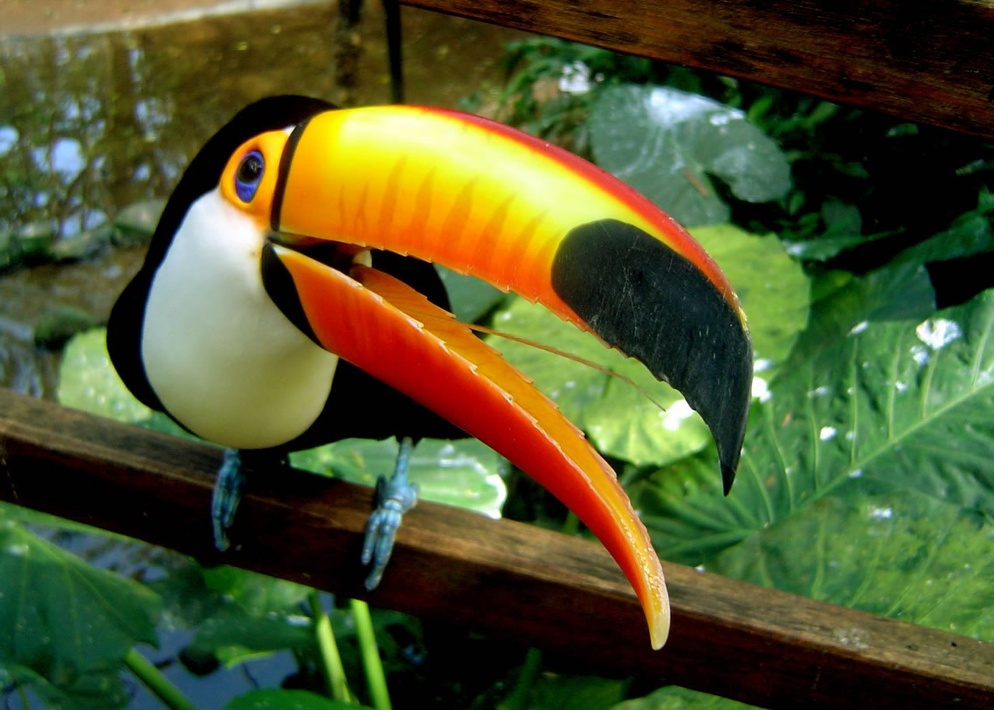
#> input picture t1 - t15/t-3/tucano.jpg, 994 x 710 px, shrunk from 1277 x 912 before the run
$ python t-3.py
#> lines starting #> are read from the running program, lines starting #| are printed output that depends on the picture
import cv2 as cv
## gravar imagem
img = cv.imread('tucano.jpg',1)
#> img is the input picture: shape (710, 994, 3); mean B, G, R 44.6, 85, 80
## dividir imagem
b,g,r = cv.split(img)
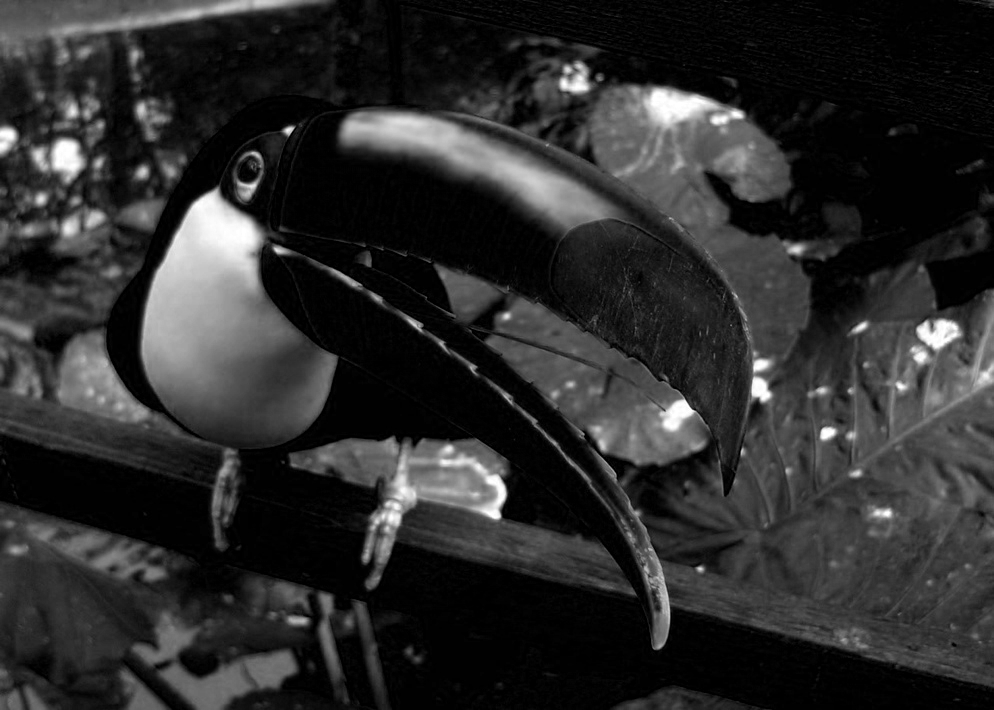
#> b: shape (710, 994); min 0, max 255, mean 44.6
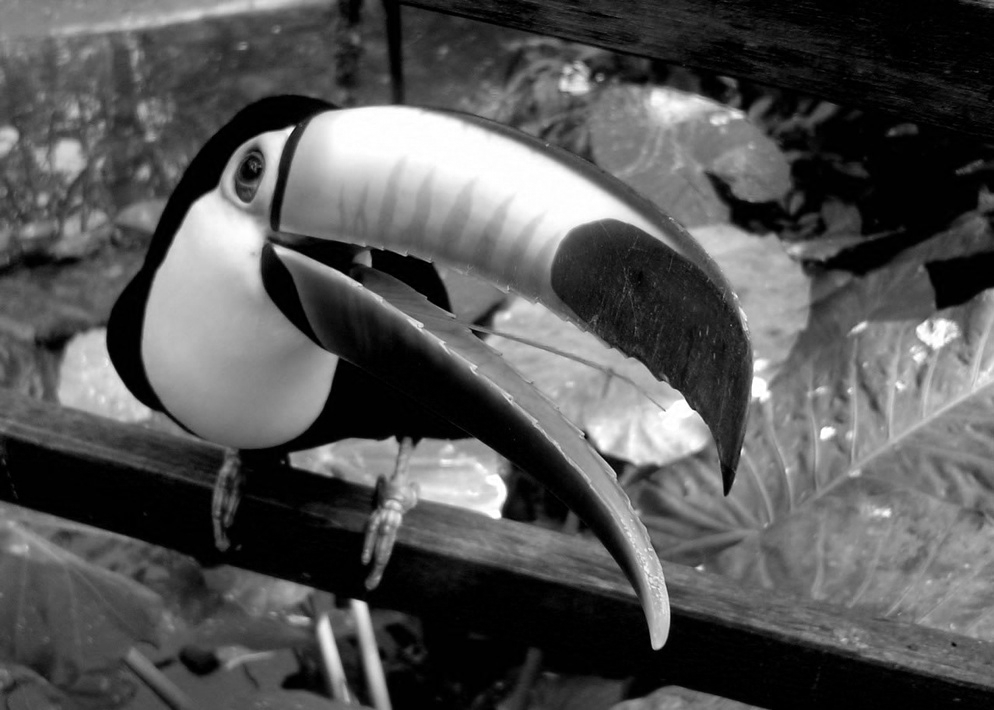
#> g: shape (710, 994); min 0, max 255, mean 85
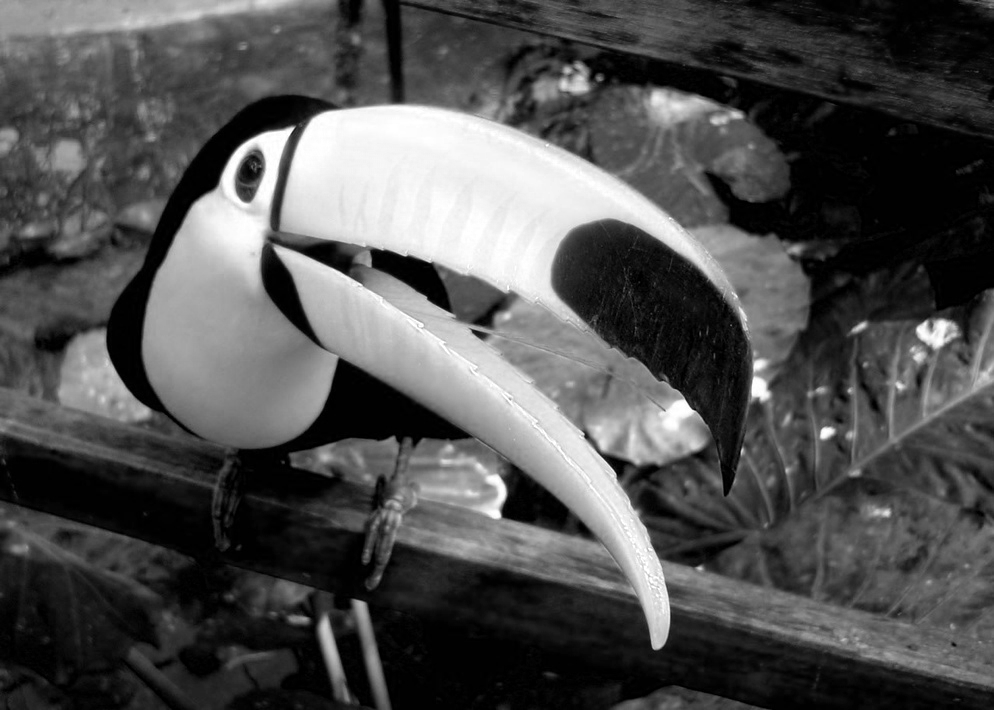
#> r: shape (710, 994); min 0, max 255, mean 80
#mostrar cada imagem
cv.imshow('b-channel',b)
cv.imshow('g-channel',g)
cv.imshow('r-channel',r)
#save
cv.imwrite('tucano_p-3-b-channel.png',b)
cv.imwrite('tucano_p-3-g-channel.png',g)
cv.imwrite('tucano_p-3-r-channel.png',r)
cv.waitKey()
